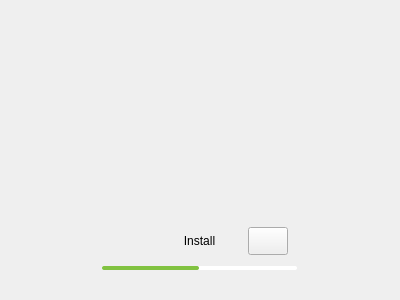
<?xml version="1.0" encoding="UTF-8"?>
<ui version="4.0">
 <class>fformat</class>
 <widget class="QWidget" name="fformat">
  <property name="geometry">
   <rect>
    <x>0</x>
    <y>0</y>
    <width>400</width>
    <height>300</height>
   </rect>
  </property>
  <property name="windowTitle">
   <string>Form</string>
  </property>
  <property name="styleSheet">
   <string notr="true"/>
  </property>
  <layout class="QHBoxLayout" name="horizontalLayout">
   <property name="spacing">
    <number>0</number>
   </property>
   <property name="leftMargin">
    <number>0</number>
   </property>
   <property name="topMargin">
    <number>0</number>
   </property>
   <property name="rightMargin">
    <number>0</number>
   </property>
   <property name="bottomMargin">
    <number>0</number>
   </property>
   <item>
    <widget class="QFrame" name="app_search">
     <property name="sizePolicy">
      <sizepolicy hsizetype="Fixed" vsizetype="Fixed">
       <horstretch>0</horstretch>
       <verstretch>0</verstretch>
      </sizepolicy>
     </property>
     <property name="minimumSize">
      <size>
       <width>180</width>
       <height>250</height>
      </size>
     </property>
     <property name="styleSheet">
      <string notr="true"/>
     </property>
     <property name="frameShape">
      <enum>QFrame::NoFrame</enum>
     </property>
     <property name="frameShadow">
      <enum>QFrame::Raised</enum>
     </property>
     <layout class="QVBoxLayout" name="verticalLayout_19">
      <property name="spacing">
       <number>0</number>
      </property>
      <property name="leftMargin">
       <number>3</number>
      </property>
      <property name="topMargin">
       <number>3</number>
      </property>
      <property name="rightMargin">
       <number>3</number>
      </property>
      <property name="bottomMargin">
       <number>3</number>
      </property>
      <item>
       <widget class="QFrame" name="app_image">
        <property name="styleSheet">
         <string notr="true"/>
        </property>
        <property name="frameShape">
         <enum>QFrame::NoFrame</enum>
        </property>
        <property name="frameShadow">
         <enum>QFrame::Raised</enum>
        </property>
       </widget>
      </item>
      <item>
       <widget class="QFrame" name="app_control_5">
        <property name="sizePolicy">
         <sizepolicy hsizetype="Preferred" vsizetype="Fixed">
          <horstretch>0</horstretch>
          <verstretch>0</verstretch>
         </sizepolicy>
        </property>
        <property name="minimumSize">
         <size>
          <width>0</width>
          <height>40</height>
         </size>
        </property>
        <property name="styleSheet">
         <string notr="true"/>
        </property>
        <property name="frameShape">
         <enum>QFrame::NoFrame</enum>
        </property>
        <property name="frameShadow">
         <enum>QFrame::Raised</enum>
        </property>
        <layout class="QHBoxLayout" name="horizontalLayout_28">
         <item>
          <widget class="QPushButton" name="about_button">
           <property name="sizePolicy">
            <sizepolicy hsizetype="Fixed" vsizetype="Fixed">
             <horstretch>0</horstretch>
             <verstretch>0</verstretch>
            </sizepolicy>
           </property>
           <property name="minimumSize">
            <size>
             <width>28</width>
             <height>28</height>
            </size>
           </property>
           <property name="styleSheet">
            <string notr="true"/>
           </property>
           <property name="text">
            <string/>
           </property>
           <property name="icon">
            <iconset resource="../../../resources.qrc">
             <normaloff>:/icon/images/icons/info_FILL0_wght200_GRAD0_opsz48(1).svg</normaloff>:/icon/images/icons/info_FILL0_wght200_GRAD0_opsz48(1).svg</iconset>
           </property>
           <property name="iconSize">
            <size>
             <width>28</width>
             <height>28</height>
            </size>
           </property>
           <property name="checkable">
            <bool>false</bool>
           </property>
           <property name="flat">
            <bool>true</bool>
           </property>
          </widget>
         </item>
         <item>
          <widget class="QPushButton" name="install_button">
           <property name="sizePolicy">
            <sizepolicy hsizetype="Fixed" vsizetype="Fixed">
             <horstretch>0</horstretch>
             <verstretch>0</verstretch>
            </sizepolicy>
           </property>
           <property name="minimumSize">
            <size>
             <width>85</width>
             <height>28</height>
            </size>
           </property>
           <property name="styleSheet">
            <string notr="true"/>
           </property>
           <property name="text">
            <string>Install</string>
           </property>
           <property name="iconSize">
            <size>
             <width>16</width>
             <height>16</height>
            </size>
           </property>
           <property name="checkable">
            <bool>true</bool>
           </property>
           <property name="checked">
            <bool>false</bool>
           </property>
           <property name="flat">
            <bool>true</bool>
           </property>
          </widget>
         </item>
         <item>
          <widget class="QPushButton" name="setting_button">
           <property name="sizePolicy">
            <sizepolicy hsizetype="Fixed" vsizetype="Fixed">
             <horstretch>0</horstretch>
             <verstretch>0</verstretch>
            </sizepolicy>
           </property>
           <property name="minimumSize">
            <size>
             <width>28</width>
             <height>28</height>
            </size>
           </property>
           <property name="styleSheet">
            <string notr="true">QPushButton::menu-indicator{width:0px;}</string>
           </property>
           <property name="text">
            <string/>
           </property>
           <property name="icon">
            <iconset resource="../../../resources.qrc">
             <normaloff>:/icon/images/icons/settings_FILL0_wght200_GRAD0_opsz48.png</normaloff>:/icon/images/icons/settings_FILL0_wght200_GRAD0_opsz48.png</iconset>
           </property>
           <property name="iconSize">
            <size>
             <width>28</width>
             <height>28</height>
            </size>
           </property>
           <property name="checkable">
            <bool>false</bool>
           </property>
          </widget>
         </item>
        </layout>
       </widget>
      </item>
      <item>
       <widget class="QFrame" name="progess_5">
        <property name="sizePolicy">
         <sizepolicy hsizetype="Preferred" vsizetype="Fixed">
          <horstretch>0</horstretch>
          <verstretch>0</verstretch>
         </sizepolicy>
        </property>
        <property name="minimumSize">
         <size>
          <width>0</width>
          <height>8</height>
         </size>
        </property>
        <property name="styleSheet">
         <string notr="true"/>
        </property>
        <property name="frameShape">
         <enum>QFrame::NoFrame</enum>
        </property>
        <property name="frameShadow">
         <enum>QFrame::Raised</enum>
        </property>
        <layout class="QVBoxLayout" name="verticalLayout_20">
         <property name="spacing">
          <number>0</number>
         </property>
         <property name="leftMargin">
          <number>0</number>
         </property>
         <property name="topMargin">
          <number>0</number>
         </property>
         <property name="rightMargin">
          <number>0</number>
         </property>
         <property name="bottomMargin">
          <number>0</number>
         </property>
         <item>
          <widget class="QProgressBar" name="progress_bar">
           <property name="sizePolicy">
            <sizepolicy hsizetype="Preferred" vsizetype="Fixed">
             <horstretch>0</horstretch>
             <verstretch>0</verstretch>
            </sizepolicy>
           </property>
           <property name="minimumSize">
            <size>
             <width>0</width>
             <height>4</height>
            </size>
           </property>
           <property name="styleSheet">
            <string notr="true">QProgressBar {
	min-height: 4px;
	max-height: 4px;
	border-radius: 2px;
}
QProgressBar::chunk {
    border-radius: 2px;
    background-color: rgb(129, 194, 65);
}</string>
           </property>
           <property name="value">
            <number>50</number>
           </property>
           <property name="textVisible">
            <bool>false</bool>
           </property>
           <property name="invertedAppearance">
            <bool>false</bool>
           </property>
          </widget>
         </item>
        </layout>
       </widget>
      </item>
     </layout>
    </widget>
   </item>
  </layout>
 </widget>
 <resources>
  <include location="../../../resources.qrc"/>
 </resources>
 <connections/>
</ui>
